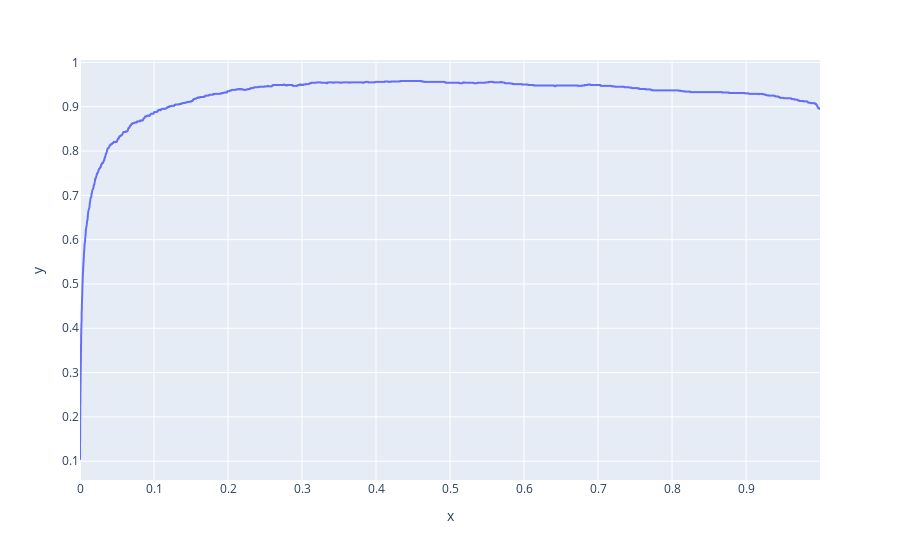

Notebook code cell kept with this figure:
### Code cell
import plotly.express as px

acc_lista = []
for thr in np.arange(0, 1, .0001):
  acc_lista.append(accuracy_score(y_test, predict_proba>=thr))

px.line(x=np.arange(0, 1, .0001), y=acc_lista)

### Figure 1 — Plotly figure (JSON) as saved in the notebook; plotly's stock layout.template omitted (floating-point values rounded to 4 significant figures; data arrays with more than 128 entries replaced by an {"elided": "..."} marker saying what was removed)
{"data": [{"hovertemplate": "x=%{x}<br>y=%{y}<extra></extra>", "legendgroup": "", "line": {"color": "#636efa", "dash": "solid"}, "marker": {"symbol": "circle"}, "mode": "lines", "name": "", "showlegend": false, "type": "scattergl", "x": {"elided": "10000 float values"}, "xaxis": "x", "y": {"elided": "10000 float values"}, "yaxis": "y"}], "layout": {"legend": {"tracegroupgap": 0}, "margin": {"t": 60}, "xaxis": {"anchor": "y", "domain": [0, 1], "title": {"text": "x"}}, "yaxis": {"anchor": "x", "domain": [0, 1], "title": {"text": "y"}}}}
